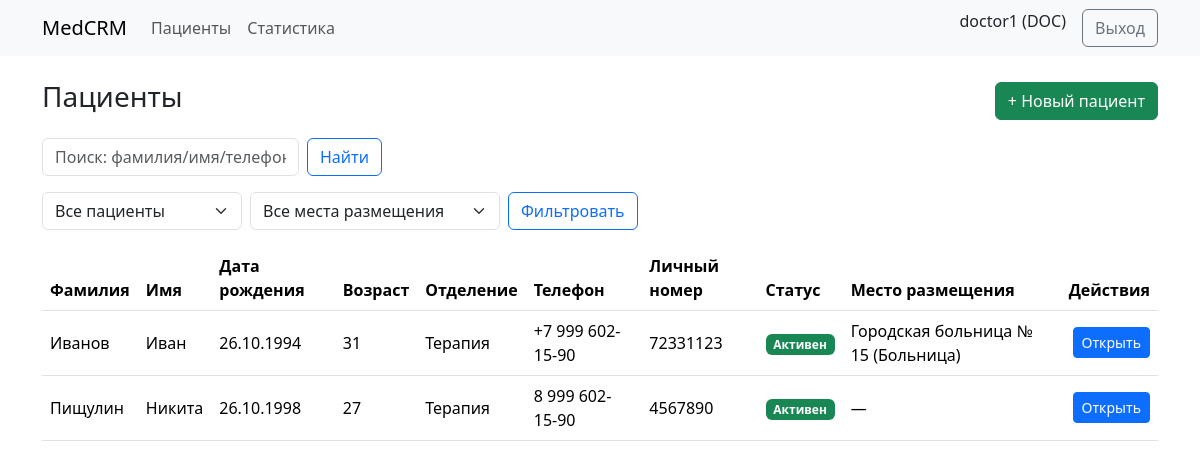
Screenshot of /patients/ (signed in) with the database file from the repository.
### accounts/models.py (models this page shows, shortened)
class User(AbstractUser):
    class Role(models.TextChoices):
        ADMIN = "ADMIN", "Администратор"
        REGISTRAR = "REG", "Регистратор"
        DOCTOR = "DOC", "Врач"
        NURSE = "NUR", "Медсестра"
        PHARMACIST = "PHARM", "Провизор"
        LAB = "LAB", "Лаборант"
    role = models.CharField(max_length=10, choices=Role.choices, default=Role.REGISTRAR)
    department = models.CharField(
        "Отделение",
        max_length=20,
        choices=DEPARTMENTS,
        blank=True,
        null=True,
        help_text="Обязательно для регистраторов, врачей и медсестер"
    )

### patients/models.py (models this page shows, shortened)
class Patient(models.Model):
    GENDER_CHOICES = [
        ("M", "Муж"),
        ("F", "Жен"),
    ]
    PATIENT_TYPE_CHOICES = [
        ("adult", "Взрослый"),
        ("child", "Ребёнок"),
        ("unknown", "Неопределён"),
    ]
    first_name = models.CharField("Имя", max_length=120)
    last_name = models.CharField("Фамилия", max_length=120)
    middle_name = models.CharField("Отчество", max_length=120, blank=True)
    birth_date = models.DateField("Дата рождения")
    gender = models.CharField("Пол", max_length=1, choices=GENDER_CHOICES)
    patient_type = models.CharField(
        "Тип пациента",
        max_length=10,
        choices = PATIENT_TYPE_CHOICES,
        default = "adult",
    )
    department = models.CharField(
        "Отделение",
        max_length=20,
        choices = DEPARTMENT_CHOICES,
        default = "therapy",
    )
    facility = models.ForeignKey(
        Facility,
        verbose_name="Место размещения",
        on_delete=models.SET_NULL,
        null=True,
        blank=True,
        related_name="patients",
    )
    phone = models.CharField("Телефон", max_length=20, blank=True)
    email = models.EmailField("Email", blank=True)
    document_id = models.CharField("Личный номер", max_length=64, blank=True)
    insurance_number = models.CharField("Полис", max_length=64, blank=True)
    address = models.CharField("Адрес", max_length=255, blank=True)
    emergency_contact = models.CharField("Контакт для связи", max_length=255, blank=True)
    is_active = models.BooleanField("Активен", default=True)
    created_at = models.DateTimeField("Создан", auto_now_add=True)
    @property
    def age(self):
        if not self.birth_date:
            return None
        today = date.today()
        return today.year - self.birth_date.year - (
            (today.month, today.day) < (self.birth_date.month, self.birth_date.day)
        )
    class Meta:
        ordering = ["last_name", "first_name", "birth_date"]
        verbose_name = "Пациент"
        verbose_name_plural = "Пациенты"

class Facility(models.Model):
    FACILITY_TYPES = [
        ("hospital", "Больница"),
        ("sanatorium", "Санаторий"),
        ("daycare", "Дневной стационар"),
    ]
    name = models.CharField("Название", max_length=255)
    type = models.CharField("Тип учреждения", max_length=20, choices=FACILITY_TYPES)
    address = models.CharField("Адрес", max_length=255, blank=True)
    def __str__(self):
        return f"{self.name} ({self.get_type_display()})"
    class Meta:
        verbose_name = "Место размещения"
        verbose_name_plural = "Места размещения"

### web/views.py (the view, shortened to what this page needs)
# urls.py: path("patients/", PatientList.as_view(), name="patients"),
class PatientList(RoleRequiredMixin, PatientFilterMixin, ListView):
    model = Patient
    template_name = "patients/list.html"
    paginate_by = 20
    allowed_roles = {"ADMIN", "REG", "DOC", "NUR"}
    context_object_name = "patients"
    def get_queryset(self):
        qs = super().get_queryset()
        qs = self.apply_filters(qs)
        user = self.request.user
        if user.role == "DOC":
            qs = qs.filter(department=user.department, is_active=True).distinct()
        q = (self.request.GET.get("q") or "").strip()
        facility = self.request.GET.get("facility")
        if facility:
            if facility == "none":
                qs = qs.filter(facility__isnull=True)
            else:
                qs = qs.filter(facility__id=facility)
        return qs
        p_type = self.request.GET.get("type")   # type = adult / child
        if p_type in ["adult", "child"]:
            qs = qs.filter(patient_type=p_type)
        return qs
    def get_context_data(self, **kwargs):
        ctx = super().get_context_data(**kwargs)
        ctx["facilities"] = Facility.objects.all()
        return ctx

### web/mixins.py (called while the page is built)
    def test_func(self):
        u = self.request.user
        return u.is_authenticated and (not self.allowed_roles or u.role in self.allowed_roles)

    def apply_filters(self, qs):
        status = self.request.GET.get("status", "active")
        if status == "active":
            qs = qs.filter(is_active=True)
        elif status == "deleted":
            qs = qs.filter(is_active=False)
        patient_type = self.request.GET.get("type")
        if patient_type == "adult":
            qs = qs.filter(patient_type="adult")
        elif patient_type == "child":
            qs = qs.filter(patient_type="child")
        return qs

### templates/patients/list.html (shortened to what this page needs)
{% extends "base.html" %}
{% block content %}
<div class="d-flex justify-content-between align-items-center mb-3">
    <h3>Пациенты</h3>
    {% if user.role in "ADMIN REG DOC" %}
    <a class="btn btn-success" href="{% url 'web:patient_create' %}">+ Новый пациент</a>
    {% endif %}
</div>
<form class="row g-2 mb-3">
    <div class="col-auto">
        <input name="q" class="form-control" placeholder="Поиск: фамилия/имя/телефон" value="{{ request.GET.q }}">
    </div>
    <div class="col-auto">
        <button class="btn btn-outline-primary">Найти</button>
    </div>
</form>
<form method="get" class="mb-3 d-flex gap-2">
    <select name="type" class="form-select" style="max-width: 200px;">
        <option value="" {% if not request.GET.type %}selected{% endif %}>Все пациенты</option>
    </select>
    <select name="facility" class="form-select" style="max-width: 250px;">
        <option value="" {% if not request.GET.facility %}selected{% endif %}>Все места размещения</option>
    </select>
    <button class="btn btn-outline-primary">Фильтровать</button>
</form>
<table class="table table-hover align-middle">
    <thead>
        <tr>
            <th>Фамилия</th>
            <th>Имя</th>
            <th>Дата рождения</th>
            <th>Возраст</th>
            <th>Отделение</th>
            <th>Телефон</th>
            <th>Личный номер</th>
            <th>Статус</th>
            <th>Место размещения</th>
            <th class="text-end">Действия</th>
        </tr>
    </thead>
    <tbody>
        {% for p in object_list %}
        <tr {% if not p.is_active %}class="table-secondary" {% endif %}>
            <td>{{ p.last_name }}</td>
            <td>{{ p.first_name }}</td>
            <td>{{ p.birth_date|date:"d.m.Y" }}</td>
            <td>{% if p.age %}{{ p.age }}{% else %}—{% endif %}</td>
            <td>{{ p.get_department_display }}</td>
            <td>{{ p.phone|default:"—" }}</td>
            <td>{{ p.document_id|default:"—" }}</td>
            <td>
                {% if p.is_active %}
                <span class="badge bg-success">Активен</span>
                {% else %}
                <span class="badge bg-secondary">Скрыт</span>
                {% endif %}
            </td>
            <td>{{ p.facility|default:"—" }}</td>
            <td class="text-end">
                <a class="btn btn-sm btn-primary" href="{% url 'web:patient_detail' p.id %}">Открыть</a>
            </td>
        </tr>
        {% empty %}
        <tr>
            <td colspan="10" class="text-muted text-center">Ничего не найдено</td>
        </tr>
        {% endfor %}
    </tbody>
</table>
{% endblock %}

### templates/base.html (shortened to what this page needs)
{% load static %}
<!doctype html>
<html lang="ru">
<head>
    <link href="https://cdn.jsdelivr.net/npm/bootstrap@5.3.3/dist/css/bootstrap.min.css" rel="stylesheet">
</head>
<link rel="stylesheet" href="https://cdn.jsdelivr.net/npm/flatpickr/dist/flatpickr.min.css">
<body>
    <nav class="navbar navbar-expand-lg bg-body-tertiary">
        <div class="container">
            <a class="navbar-brand" href="/">MedCRM</a>
            <div class="collapse navbar-collapse">
                <ul class="navbar-nav me-auto">
                    <li class="nav-item"><a class="nav-link" href="{% url 'web:patients' %}">Пациенты</a></li>
                    <li class="nav-item">
                        <a class="nav-link" href="{% url 'web:departments' %}">Статистика</a>
                    </li>
                </ul>
                <div class="d-flex">
                    {% if user.is_authenticated %}
                    <span class="me-3">{{ user.get_full_name|default:user.username }} ({{ user.role }})</span>
                    <form method="post" action="{% url 'web:logout' %}" style="display:inline;">
                        <button type="submit" class="btn btn-outline-secondary">Выход</button>
                    </form>
                    {% else %}
                    <a class="btn btn-primary" href="{% url 'web:login' %}">Вход</a>
                    {% endif %}
                </div>
            </div>
        </div>
    </nav>
    <div class="container mt-4">
        {% block content %}{% endblock %}
    </div>
    <link rel="stylesheet" href="https://cdn.jsdelivr.net/npm/flatpickr/dist/flatpickr.min.css">
</body>
</html>

### rows the page displays
User: get_full_name "doctor1", role "DOC"
Patient: last_name "Иванов", first_name "Иван", birth_date "26.10.1994", age "31", department "Терапия", phone "+7 999 602-15-90", document_id "72331123", is_active "Активен", facility "Городская больница № 15 (Больница)"
Patient: last_name "Пищулин", first_name "Никита", birth_date "26.10.1998", age "27", department "Терапия", phone "8 999 602-15-90", document_id "4567890", is_active "Активен", facility "—"
